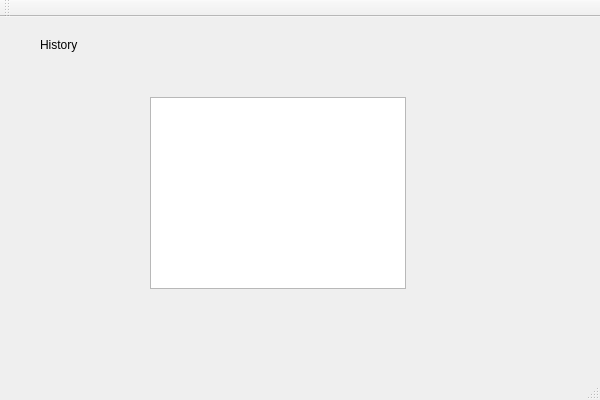
<?xml version="1.0" encoding="UTF-8"?>
<ui version="4.0">
 <class>HistoryUIClass</class>
 <widget class="QMainWindow" name="HistoryUIClass">
  <property name="geometry">
   <rect>
    <x>0</x>
    <y>0</y>
    <width>600</width>
    <height>400</height>
   </rect>
  </property>
  <property name="windowTitle">
   <string>History</string>
  </property>
  <widget class="QWidget" name="centralWidget">
   <widget class="QLabel" name="label">
    <property name="geometry">
     <rect>
      <x>40</x>
      <y>20</y>
      <width>49</width>
      <height>16</height>
     </rect>
    </property>
    <property name="text">
     <string>History</string>
    </property>
   </widget>
   <widget class="QListWidget" name="scoreList">
    <property name="geometry">
     <rect>
      <x>150</x>
      <y>80</y>
      <width>256</width>
      <height>192</height>
     </rect>
    </property>
   </widget>
  </widget>
  <widget class="QMenuBar" name="menuBar">
   <property name="geometry">
    <rect>
     <x>0</x>
     <y>0</y>
     <width>600</width>
     <height>21</height>
    </rect>
   </property>
  </widget>
  <widget class="QToolBar" name="mainToolBar">
   <attribute name="toolBarArea">
    <enum>TopToolBarArea</enum>
   </attribute>
   <attribute name="toolBarBreak">
    <bool>false</bool>
   </attribute>
  </widget>
  <widget class="QStatusBar" name="statusBar"/>
 </widget>
 <layoutdefault spacing="6" margin="11"/>
 <resources/>
 <connections/>
</ui>
